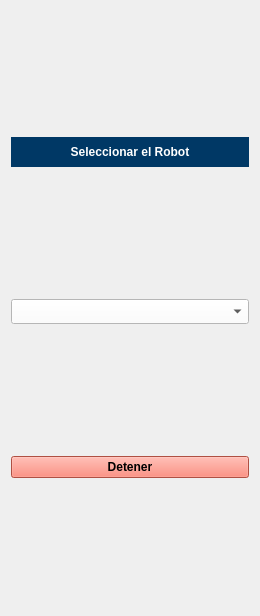
                <widget class="QWidget" name="scrollAreaWidgetContents_3">
                 <property name="geometry">
                  <rect>
                   <x>0</x>
                   <y>0</y>
                   <width>260</width>
                   <height>616</height>
                  </rect>
                 </property>
                 <layout class="QVBoxLayout" name="verticalLayout_13">
                  <item>
                   <widget class="QLabel" name="label_28">
                    <property name="minimumSize">
                     <size>
                      <width>0</width>
                      <height>30</height>
                     </size>
                    </property>
                    <property name="maximumSize">
                     <size>
                      <width>16777215</width>
                      <height>30</height>
                     </size>
                    </property>
                    <property name="font">
                     <font>
                      <pointsize>9</pointsize>
                      <weight>75</weight>
                      <bold>true</bold>
                     </font>
                    </property>
                    <property name="styleSheet">
                     <string notr="true">background-color: rgb(0, 56, 101);
color:rgb(255,255,255);</string>
                    </property>
                    <property name="text">
                     <string>&lt;html&gt;&lt;head/&gt;&lt;body&gt;&lt;p align=&quot;center&quot;&gt;Seleccionar el Robot&lt;/p&gt;&lt;/body&gt;&lt;/html&gt;</string>
                    </property>
                   </widget>
                  </item>
                  <item>
                   <widget class="QComboBox" name="stopComboBox">
                    <property name="maximumSize">
                     <size>
                      <width>16777215</width>
                      <height>25</height>
                     </size>
                    </property>
                    <property name="styleSheet">
                     <string notr="true">background-color: rgb(255, 255, 255);
selection-background-color: rgb(255, 255, 127);
selection-color: rgb(0, 0, 0);</string>
                    </property>
                   </widget>
                  </item>
                  <item>
                   <widget class="QPushButton" name="stopButton">
                    <property name="font">
                     <font>
                      <weight>75</weight>
                      <bold>true</bold>
                     </font>
                    </property>
                    <property name="styleSheet">
                     <string notr="true">background-color: rgb(245, 112, 94);</string>
                    </property>
                    <property name="text">
                     <string>Detener</string>
                    </property>
                   </widget>
                  </item>
                 </layout>
                </widget>
